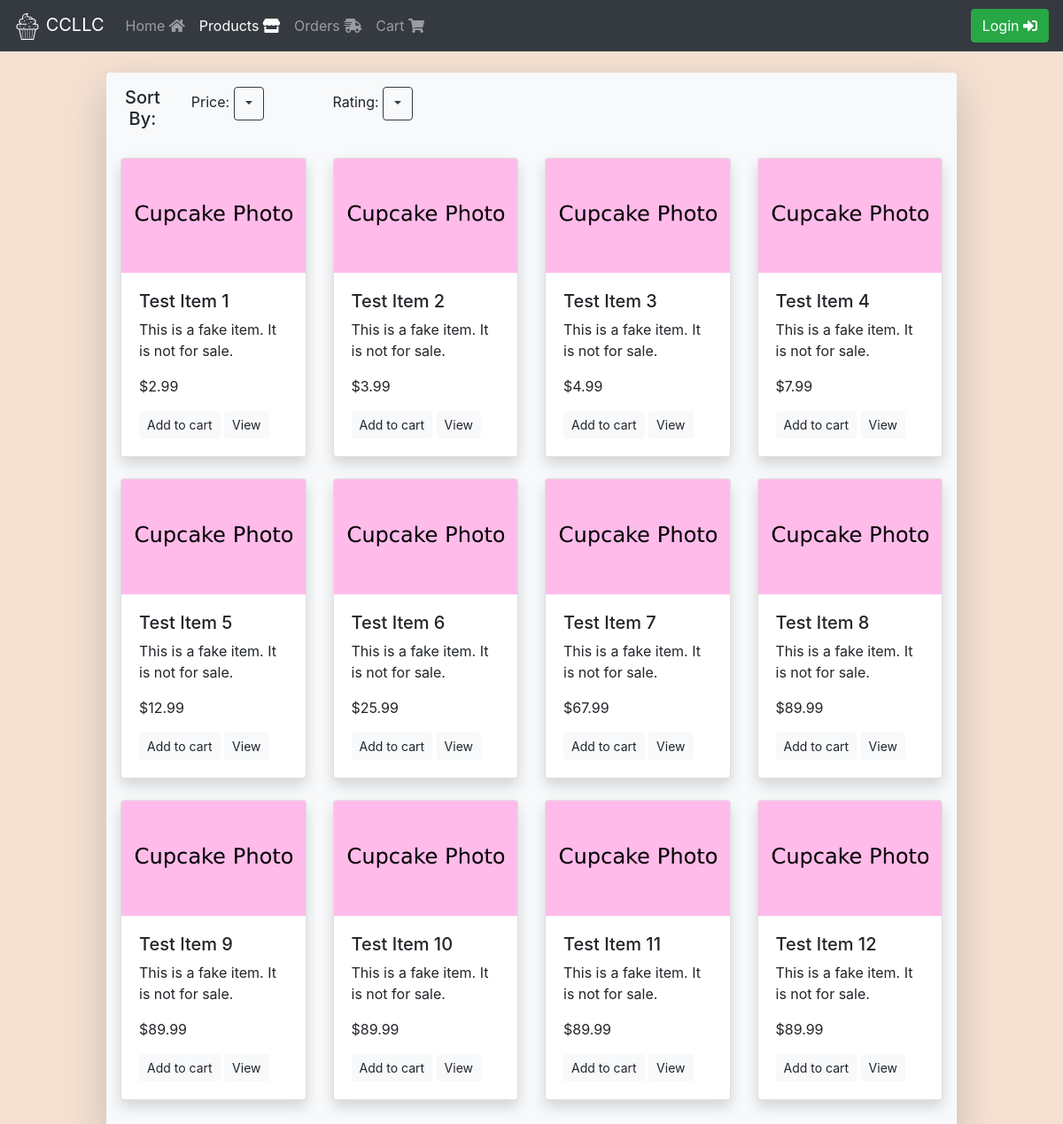
The page /products.php on the database as committed earlier.
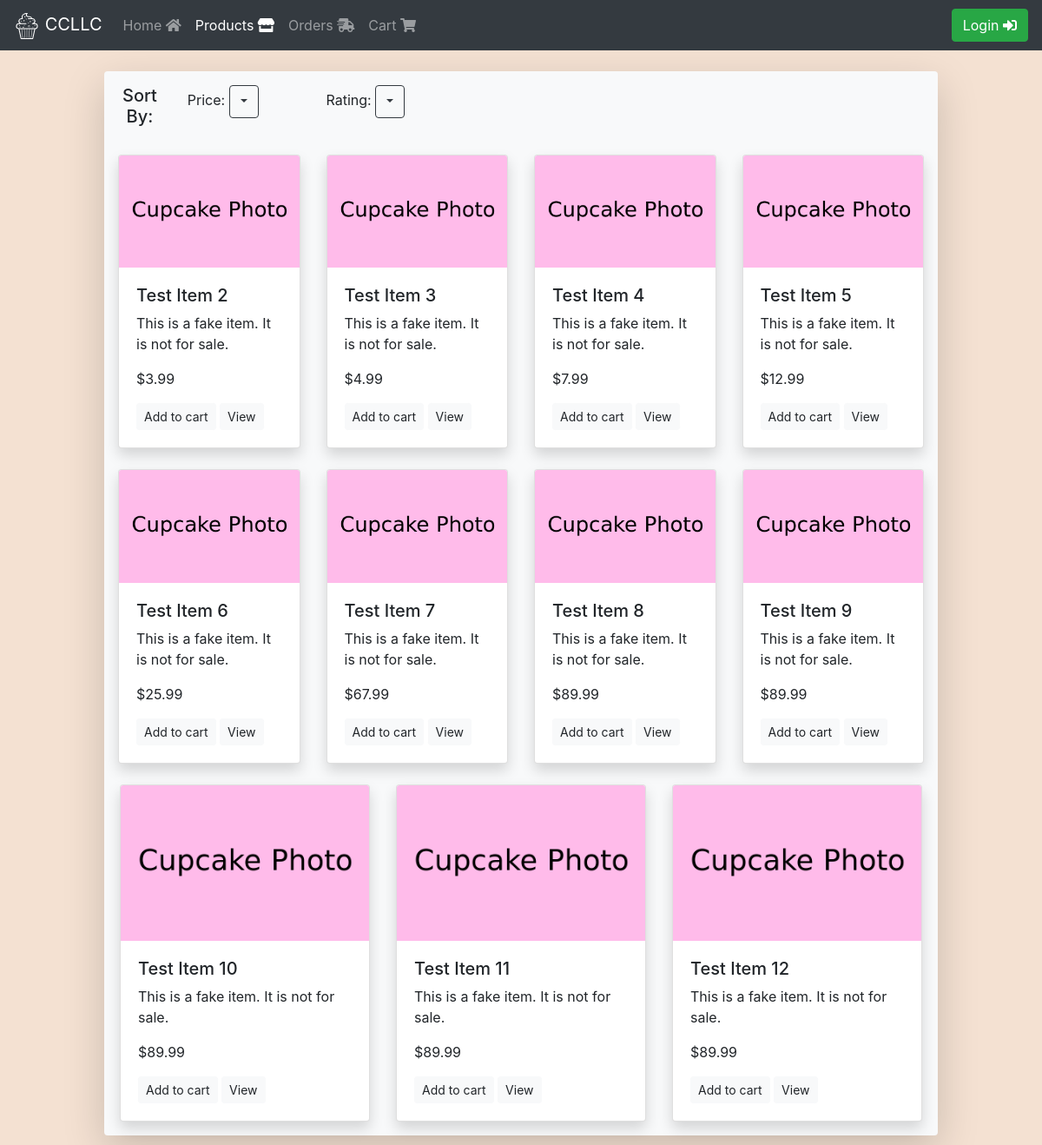
The same page on the database as committed later.
### tables this page shows
CREATE TABLE productTest (
  prod_id int(10) NOT NULL AUTO_INCREMENT,
  name varchar(25) NOT NULL,
  description varchar(100) NOT NULL,
  price decimal(8,2) NOT NULL,
  is_live BOOLEAN NOT NULL default 1,
  PRIMARY KEY (prod_id)
);

### src/backend/db.php (called while the page is built, shortened)
<?php
class db{
  private $servername = "172.17.0.1";
  private $username = "webuser";
  private $userpass = "webpass";
  private $dbname = "ism452";
  private $conn;
  private function initConnection(){
    $this->conn = new mysqli($this->servername, $this->username, $this->userpass, $this->dbname);
  }
  public function queryDatabase($sqlStatement){
    $result = $this->conn->query($sqlStatement);
    return $result;
  }
}
?>

### src/products.php (the view, shortened to what this page needs)
<!DOCTYPE html>
<html lang="en" dir="ltr">
  <head>
    <link rel="stylesheet" href="https://stackpath.bootstrapcdn.com/bootstrap/4.3.1/css/bootstrap.min.css">
    <link rel="stylesheet" href="https://use.fontawesome.com/releases/v5.7.2/css/all.css">
    <link rel="stylesheet" href="/css/master.css">
  </head>
  <body>
    <?php
    include 'backend/navbar.php';
    include 'alert.php';
    ?>
    <div class="container-fluid shadow-lg p-3 mb-5 bg-light rounded">
      <div class="row">
        <div class="col-1" style="text-align:center">
          <h5>Sort By:</h5>
        </div>
        <div class="col-2 mx-auto" style="text-align:left">
          <div class="dropdown">
            Price:
            <button class="btn btn-outline-dark dropdown-toggle" type="button" data-toggle="dropdown" id="priceFilter"></button>
          </div>
        </div>
        <div class="col-2" style="text-align:left">
          <div class="dropdown">
            Rating:
            <button class="btn btn-outline-dark dropdown-toggle" type="button" data-toggle="dropdown" id="ratingFilter"></button>
          </div>
        </div>
        <div class="col">
        </div>
      </div>
      <br>
        <?php
        include 'backend/db.php';
        $db = new db;
        $sql="SELECT * FROM productTest";
        $result = $db->queryDatabase($sql);
        if ($result->num_rows > 0) {
          while($row = $result->fetch_assoc()) {
            if ($row["is_live"] == true) {
              if ($GLOBALS['counter'] == 0) {
                echo '<div class="row">
                        <div class="card-deck mx-auto">';
              }
              echo '<div class="card shadow" style="width: 18rem;">
                        <img src="img/CardPlaceholder.png" class="card-img-top"></img>
                        <div class="card-body">
                          <h5>'.$row["name"].'</h5>
                          <p>'.$row["description"].'</p>
                          <p>$'.$row["price"].'</p>
                          <button class="btn btn-sm btn-light" onClick="addtoCart('.$row["prod_id"].')">Add to cart</button>
                          <a class="btn btn-sm btn-light" href="product.php?id='.$row["prod_id"].'">View</a>
                        </div>
                      </div>';
              if ($GLOBALS['counter'] == 3) {
                echo '</div></div><br>';
              } else {
                $GLOBALS['counter'] +=1;
              }
            }
          }
        }
        ?>
    </div>
  </body>
</html>

Rows that differ between the two databases and show on the page:
no longer on this page (row edited): producttest: is_live 1 (drawn), name "Test Item 1", description "This is a fake item. It is not for sale.", price "2.99"
